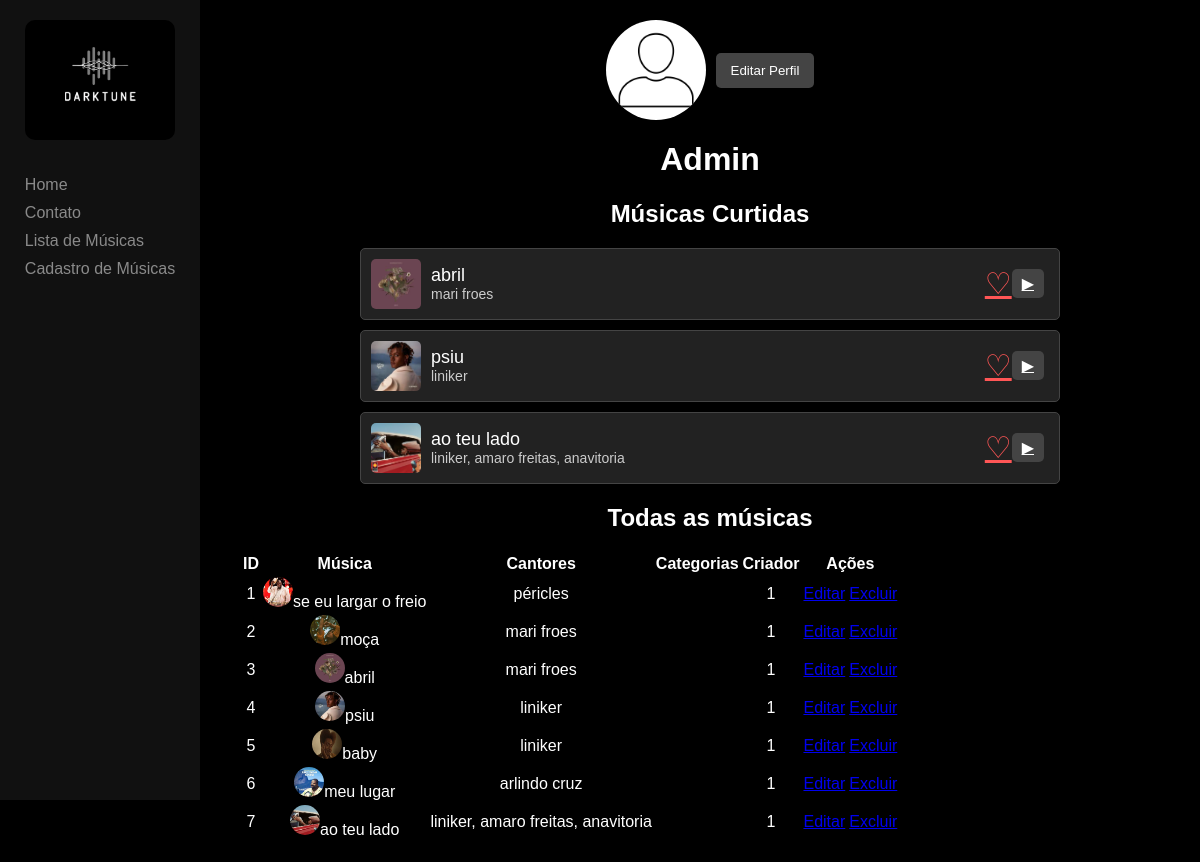
The app's page /paginas/conta (signed in) with its own data.
### app/models/UsuariosModel.py (models this page shows, shortened)
class UsuariosModel(Base):
    __tablename__ = "usuarios"
    id_usuario = Column(Integer, primary_key=True)
    nome = Column(String(100), nullable=False)
    email = Column(String(100), nullable=False)
    senha = Column(String(255), nullable=False)
    nivel = Column(String(20), nullable=False)
    url_foto_perfil = Column(String(255), nullable=True)
    curtida = relationship('CurtidasModel', back_populates='usuario')
    musicas = relationship('MusicasModel', back_populates='usuario')
    contatos_usuarios = relationship('ContatosUsuariosModel')
    def to_dict(self)->Dict[str,int]:
        return{
            "id":self.id_usuario,
            "nome": self.nome,
            "email": self.email,
            "senha": self.senha
        }

### app/models/CurtidasModel.py (models this page shows, shortened)
class CurtidasModel(Base):
    __tablename__ = "curtidas"
    id_curtida = Column(Integer, primary_key=True)
    fk_id_usuario = Column(Integer, ForeignKey('usuarios.id_usuario'), nullable=False)
    fk_id_musica = Column(Integer, ForeignKey('musicas.id_musica'), nullable=False)
    usuario = relationship('UsuariosModel', back_populates='curtida')
    musica = relationship('MusicasModel', back_populates='curtida')

### app/models/MusicasModel.py (models this page shows, shortened)
class MusicasModel(Base):
    __tablename__ = "musicas"
    id_musica = Column(Integer, primary_key=True)
    nome_musica = Column(String(150), nullable=False)
    url_imagem = Column(String(255), nullable=False)
    url_audio = Column(String(255), nullable=False)
    fk_id_usuario = Column(Integer, ForeignKey("usuarios.id_usuario"), nullable=False)
    usuario = relationship("UsuariosModel", back_populates="musicas")
    musicas_categorias = relationship("MusicasCategoriasModel", back_populates="musica", cascade="all, delete-orphan")
    curtida = relationship("CurtidasModel", cascade="all, delete-orphan")
    cantor_musica = relationship("CantoresMusicasModel", cascade="all, delete-orphan")
    def to_dict(self) -> Dict[str, int]:
        return {
            "id": self.id_musica,
            "nome": self.nome_musica,
            "url_imagem": self.url_imagem,
            "id_usuario": self.fk_id_usuario,
        }

### app/routes/paginasRoute.py (the view)
@paginas_bp.route('/conta')
@UsuarioMiddleware.verificar_login
def conta():
    dados_usuario = UsuarioController().capturar_dados_do_usuario()
    curtidas = CurtidaController().buscar_minhas_curtidas()
    musicas_adicionadas = MusicaController().capturar_todas_as_musicas()
    return render_template('conta.html', dados=dados_usuario, curtidas=curtidas, musicas_adicionadas=musicas_adicionadas)

### app/controllers/UsuarioController.py (called while the page is built)
    def capturar_dados_do_usuario(self):
        try:
            id_usuario = session["usuario"]
            usuario = (
                app.session.query(UsuariosModel)
                .filter_by(id_usuario=id_usuario)
                .first()
            )
            usuario = usuario.to_dict()
            return usuario
        except Exception as erro:
            raise erro

### app/templates/conta.html (shortened to what this page needs)
<!DOCTYPE html>
<html lang="pt-br">
  <head>
    <link
      rel="stylesheet"
      href="{{url_for('static', filename='css/perfil/perfil.css')}}"
    />
    <link
      rel="stylesheet"
      href="{{url_for('static', filename='css/mensagens.css')}}"
    />
  </head>
  <body>
    <div class="sidebar">
      <div class="logo">
        <img
          src="{{url_for('static', filename='imagens/logo.png')}}"
          alt="Logo"
        />
      </div>
      <nav>
        <ul>
          <li><a href="{{url_for('paginas.home')}}">Home</a></li>
          <li><a href="{{url_for('paginas.contato')}}">Contato</a></li>
          <li><a href="{{url_for('paginas.musicas')}}">Lista de Músicas</a></li>
          <li><a href="#music-upload">Cadastro de Músicas</a></li>
        </ul>
      </nav>
    </div>
    <div class="content">
      <div id="profile-section" class="section">
        <div class="profile-container">
          <img
            src="{{url_for('static', filename='imagens/perfil.png')}}"
            alt="Imagem do usuário"
            class="profile-img"
          />
          <button class="edit-button" onclick="showEditSection()">
            Editar Perfil
          </button>
        </div>
        <h1>{{dados['nome']}}</h1>
        <h2>Músicas Curtidas</h2>
        <ul class="songs-list">
          {% if curtidas %}
            {% for curtida in curtidas%}
            <li>
              <img
                src="{{url_for('static', filename='uploads/imagens/'+curtida['imagem'])}}"
                alt="Imagem do álbum"
                class="album-img"
              />
              <div class="song-info">
                <span class="song-title">{{curtida['nome_musica']}}</span>
                <span class="song-artist"
                  >{{curtida['cantores'] | join(', ')}}</span
                >
              </div>
              <div class="buttons">
                <a
                  class="heart-button"
                  href="{{url_for('musicas.descurtir_musica', id=curtida['id'])}}"
                  >♡</a
                >
                <a
                  class="play-button"
                  href="{{url_for('paginas.musica', id=curtida['musica_id'])}}"
                  >▶</a
                >
              </div>
            </li>
            {% endfor %}
          {% else %}
            <li>
              <p>Nenhuma música curtida</p>
            </li>
          {% endif %}
        </ul>
        <h2>Todas as músicas</h2>
        {% if musicas_adicionadas %}
          <table>
            <thead>
              <tr>
                <th>ID</th>
                <th>Música</th>
                <th>Cantores</th>
                <th>Categorias</th>
                <th>Criador</th>
                <th colspan="2">Ações</th>
              </tr>
            </thead>
            <tbody>
              {% for musica in musicas_adicionadas %}
                <tr>
                  <td>{{musica['id']}}</td>
                  <td><img style="width: 30px; height: 30px; border-radius: 100px;" src="{{url_for('static', filename='uploads/imagens/'+musica['url_imagem'])}}" alt="{{musica['nome']}}">{{musica['nome']}}</td>
                  <td>{{musica['cantores'] | join(', ')}}</td>
                  <td></td>
                  <td>{{musica['id_usuario']}}</td>
                  <td><a href="#">Editar</a></td>
                  <td><a href="#">Excluir</a></td>
                </tr>
              {% endfor %}
            </tbody>
          </table>
        {% endif %}
      </div>
    </div>
  </body>
</html>

### app/static/css/perfil/perfil.css (style rules this page uses)
body { margin: 0; font-family: 'Arial', sans-serif; background-color: #000000; color: #FFFFFF; }
.sidebar { width: 200px; height: 100vh; background-color: #111111; position: fixed; top: 0; left: 0; display: flex; flex-direction: column; align-items: center; }
.logo { width: 150px; height: 120px; margin: 20px 0; }
.logo img { width: 100%; height: 100%; object-fit: cover; border-radius: 10px; }
nav ul { list-style-type: none; padding: 0; }
nav ul li { margin: 10px 0; }
nav ul li a { color: #8a8a8a; text-decoration: none; }
.content { margin-left: 220px; padding: 20px; display: flex; flex-direction: column; align-items: center; }
.section { text-align: center; width: 100%; }
.profile-container { display: flex; align-items: center; justify-content: center; margin-bottom: 20px; }
.profile-img { width: 100px; height: 100px; border-radius: 50%; background-color: #FFFFFF; text-align: center; margin-right: 10px; }
.edit-button { background-color: #444444; border: none; color: white; padding: 10px 15px; cursor: pointer; border-radius: 5px; }
.songs-list { list-style: none; padding: 0; width: 100%; max-width: 700px; margin: 20px auto; }
.songs-list li { margin: 10px 0; padding: 10px; background-color: #222222; border: 1px solid #444444; border-radius: 5px; display: flex; align-items: center; }
.album-img { width: 50px; height: 50px; border-radius: 5px; margin-right: 10px; }
.song-info { flex-grow: 1; display: flex; flex-direction: column; text-align: left; }
.song-title { font-size: 18px; }
.song-artist { font-size: 14px; color: #cccccc; }
.buttons { display: flex; align-items: center; }
.play-button { background-color: #444444; border: none; color: white; padding: 5px 10px; cursor: pointer; border-radius: 5px; margin-right: 5px; }
.heart-button { background: none; border: none; color: #ff5656; font-size: 30px; cursor: pointer; }

### records on screen
UsuariosModel: nome "Admin"
CurtidasModel: shows a picture, nome_musica "abril", cantores "mari froes"
CurtidasModel: shows a picture, nome_musica "psiu", cantores "liniker"
CurtidasModel: shows a picture, nome_musica "ao teu lado", cantores "liniker, amaro freitas, anavitoria"
MusicasModel: id "1", shows a picture, nome "se eu largar o freio", cantores "péricles", id_usuario "1"
MusicasModel: id "2", shows a picture, nome "moça", cantores "mari froes", id_usuario "1"
MusicasModel: id "3", nome (picture), nome "abril", cantores "mari froes", id_usuario "1"
MusicasModel: id "4", nome (picture), nome "psiu", cantores "liniker", id_usuario "1"
MusicasModel: id "5", nome (picture), nome "baby", cantores "liniker", id_usuario "1"
MusicasModel: id "6", shows a picture, nome "meu lugar", cantores "arlindo cruz", id_usuario "1"
MusicasModel: id "7", shows a picture, nome "ao teu lado", cantores "liniker, amaro freitas, anavitoria", id_usuario "1"
